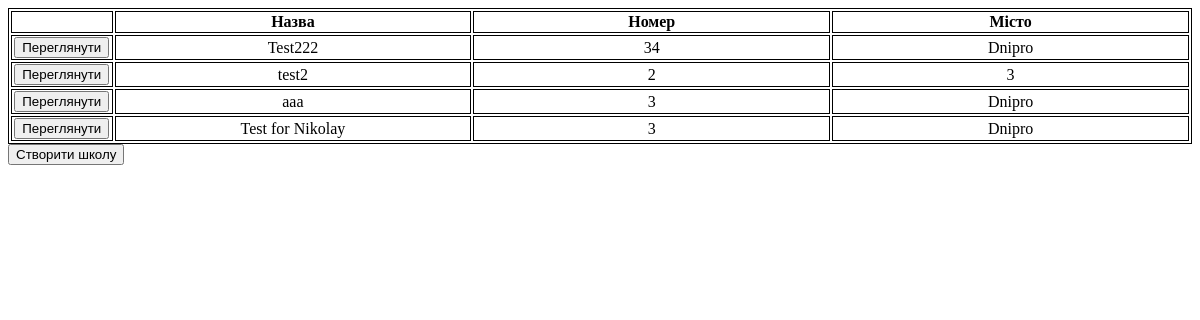
Screenshot of /schools/ with the database file from the repository.
### MainApp/models.py (models this page shows)
class School(models.Model):
    title = models.CharField(max_length=255)
    number = models.IntegerField()
    town = models.CharField(max_length=255)
    clases = models.JSONField()
    lessons = models.JSONField()
    teachers = models.JSONField()
    class_form = models.JSONField()
    lesson_form = models.JSONField()
    password = models.CharField(max_length=255)
    time_create = models.DateTimeField(auto_now_add = True)
    time_update = models.DateTimeField(auto_now= True)

### MainApp/views.py (the view)
# urls.py: path('schools/', Schoolswork.as_view(), name = "schools"),
class Schoolswork(TemplateView):
    template_name = "MainApp/schools.html"
    id = -1
    def dispatch(self, request):
        school = School.objects.all()
        if request.method == "POST":
            self.id = request.POST.get('id')
            return redirect('/school/' + str(self.id))
        return render(request, self.template_name, context= {"school": school, 'range': school})

### MainApp/templates/MainApp/schools.html (shortened to what this page needs)
{% load static %}
<!DOCTYPE html>
<html lang="en">
<head>
    <link rel="stylesheet" href="{% static 'schools.css' %}" type="text/css">
</head>
<body>
            <table>
                <tr>
                    <th class='id_td'>
                    </th>
                    <th>
                        Назва
                    </th>
                    <th>
                        Номер
                    </th>
                    <th>
                        Місто
                    </th>
                </tr>
                {% for i in range %}
                <tr>
                    <td class= 'id_td'>
                        <form action="" method="POST">
                            <button type="submit" name='id'  value="{{i.id}}">Переглянути</button>
                        </form>
                    </td>
                    <td>{{i.title}}</td>
                    <td>{{i.number}}</td>
                    <td>{{i.town}}</td>
                </tr>
        {% endfor %}
    </table>
    <a href="{% url 'make' %}"><button type="button" class="">Cтворити школу</button></a>
</body>
</html>

### MainApp/static/schools.css (style rules this page uses)
table { width: 100%; border: 1px solid black }
td { border-right: 1px solid black; width: 25%; text-align: center; }
th { border: 1px solid black; width: 25%; text-align: center; }
td { border: 1px solid black; }
.id_td { width: 1%; }

### rows the page displays
School: {{ i.id }} 1 (drawn), title "Test222", number "34", town "Dnipro"
School: title "test2", number "2", town "3"
School: title "aaa", number "3", town "Dnipro"
School: {{ i.id }} 4 (drawn), title "Test for Nikolay", number "3", town "Dnipro"
